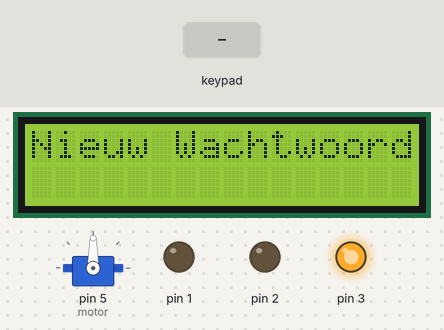
A sketch run on a simulated Arduino Uno, built with avr-gcc and run on an emulated ATmega328P. Shown: servo, 16×2 character LCD, output pins drawn as LEDs (lit = HIGH). Dashed ring = blinking. Inputs (shaded band) come from the test bench.

Above: at 4.2 s.
4.3 s: keypad keys 1 3 1 2 1 1 1 0 pressed 0.4 s apart
At 7.4 s:
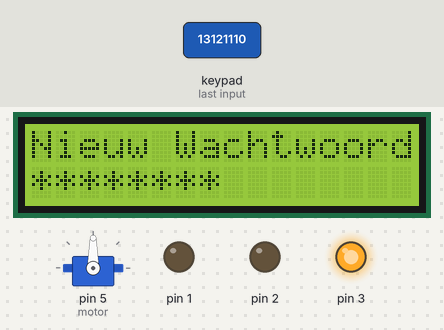
9.0 s: key '1' pressed
At 10.2 s:
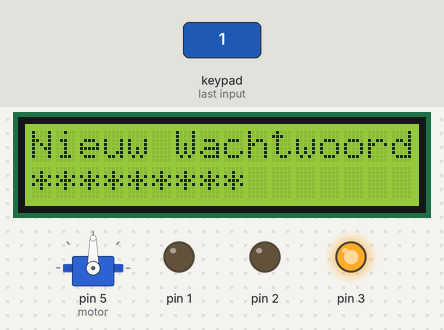
10.5 s: keypad keys 1 3 1 2 1 1 1 0 D pressed 0.4 s apart
At 14.4 s:
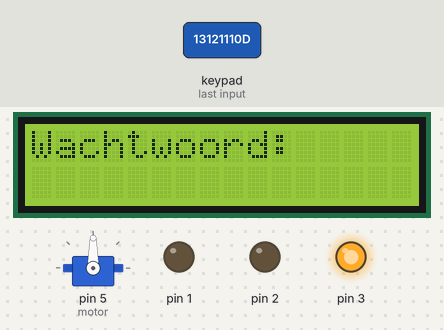
15.6 s: keypad keys 1 3 1 2 1 1 1 0 # pressed 0.4 s apart
At 20.6 s:
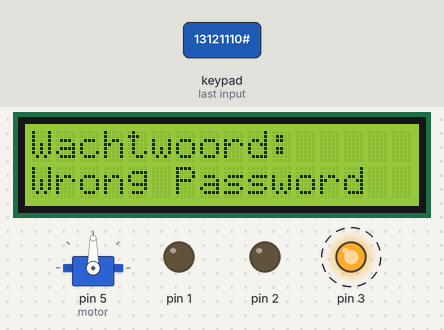
20.7 s: keypad keys 1 3 1 2 1 1 1 0 * pressed 0.4 s apart
At 25.4 s:
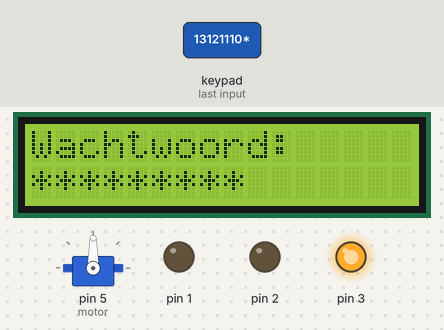
25.8 s: key '2' pressed
At 26.6 s:
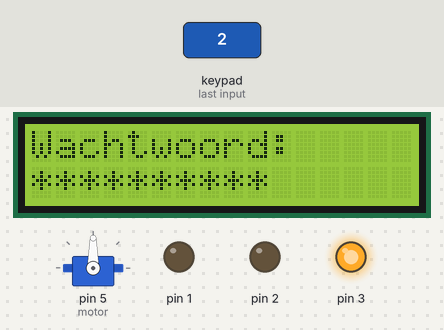
Timing chart, 0 to 28.3 s (numbered marks = the images above; inputs shaded):
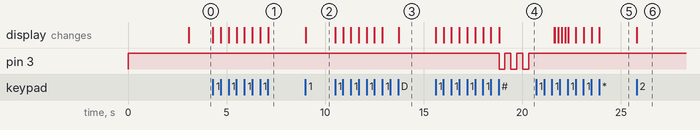

The sketch:

ArduinoProject.ino
```cpp
#include <Servo.h>
#include <Wire.h>
#include <LiquidCrystal_I2C.h>
#include <Keypad.h>

LiquidCrystal_I2C lcd(0x27, 16, 2);
Servo motor;

int basamak = 0;
const byte satir = 4;
const byte sutun = 4;
String girilen_sifre = "";
String sifre = "";
char tus;
boolean ok, ds = false;

char tus_takimi[satir][sutun] = {
  { '1', '2', '3', 'A' },
  { '4', '5', '6', 'B' },
  { '7', '8', '9', 'C' },
  { '*', '0', '#', 'D' }
};

byte satirpin[satir] = { 13, 12, 11, 10 };
byte sutunpin[sutun] = { 9, 8, 7, 6 };

Keypad tus_takimim = Keypad(makeKeymap(tus_takimi), satirpin, sutunpin, satir, sutun);

void setup() {
  motor.attach(5);
  pinMode(5, OUTPUT);
  pinMode(2, OUTPUT);
  pinMode(3, OUTPUT);
  pinMode(1, OUTPUT);
  digitalWrite(3, HIGH);

  lcd.begin();
  lcd.backlight();
  lcd.setCursor(0, 0);
  lcd.print("Welkom");
  delay(3000);
  lcd.clear();
}
void verwijderen() {
  if (tus == 'B') {
    if (basamak > 0) {
      basamak--;
      lcd.setCursor(basamak, 1);
      lcd.print(" ");
      girilen_sifre = girilen_sifre.substring(0, basamak);
    }
  }
}


String invoer(char blngrgtl) {
  tus = tus_takimim.getKey();
  while (tus != blngrgtl) {
    if (tus != NO_KEY && tus != 'B') {
      lcd.setCursor(basamak, 1);
      lcd.print('*');
      girilen_sifre += tus;
      basamak++;
    }
    verwijderen();
    tus = tus_takimim.getKey();
  }
  basamak = 0;
  return girilen_sifre;
}
String wachtwoordwzg() {
  sifre = invoer('D');
  girilen_sifre = "";
  ok = true;
  return sifre;
}

void controleer(String cntrl) {
  if (girilen_sifre == sifre) {
    lcd.setCursor(0, 1);
    lcd.print("Correct Password");
    digitalWrite(2, HIGH);
    digitalWrite(3, LOW);
    digitalWrite(1,HIGH);
    delay(1000);
    digitalWrite(1,LOW);
    ds = true;
    motor.write(180);
    delay(1000);
    digitalWrite(2, LOW);
    motor.write(80);
    delay(1000);
    lcd.clear();
    girilen_sifre = "";
    basamak = 0;
  } else {
    lcd.setCursor(0, 1);
    lcd.print("Wrong Password");
     for (int i = 0; i < 3; i++) {
      digitalWrite(3, LOW);
      delay(300);
      digitalWrite(3, HIGH);
      delay(300);
    }
    ds = false;
    delay(1000);
    lcd.clear();
    girilen_sifre = "";
    basamak = 0;
  }
}

void loop() {
  lcd.setCursor(0, 0);
  if (ok == false) {
    lcd.print("Nieuw Wachtwoord:");
    wachtwoordwzg();
    ok = true;
    lcd.clear();
  }
  lcd.print("Wachtwoord:");
  controleer(invoer('#'));
  lcd.clear();
  if (ds == true) {
    char yeniSifreTus;
    lcd.print("Wilt u een nieuw");
    delay(1000);
    lcd.setCursor(0, 1);
    lcd.print("wachtwoord?");
    delay(1000);
    lcd.clear();
    do {
      lcd.setCursor(0, 0);
      lcd.print("1:voor ja");
      lcd.setCursor(0, 1);
      lcd.print("0:voor nee");
      yeniSifreTus = tus_takimim.getKey();
      delay(100);
    } while (yeniSifreTus == NO_KEY || (yeniSifreTus != '1' && yeniSifreTus != '0'));
    lcd.clear();
    if (yeniSifreTus == '1') {
      ok = false;
    } else {
      ok = true;
      ds = false;
    }
  }
}
```

Measured:
- after the input at 4.3 s, the display: first changes at once (image 1 shows a later state)
- after the input at 9.0 s, the display: changes at once (image 2)
- after the input at 10.5 s, the display: first changes at once (image 3 shows a later state)
- after the input at 15.6 s, pin 3: alternates HIGH for 0.30 s and LOW for 0.30 s, starting after 3.2 s; the display: first changes at once (image 4 shows a later state)
- after the input at 20.7 s, the display: first differs from a run without the input after 0.95 s (image 5 shows a later state)
- after the input at 25.8 s, the display: changes at once (image 6)
